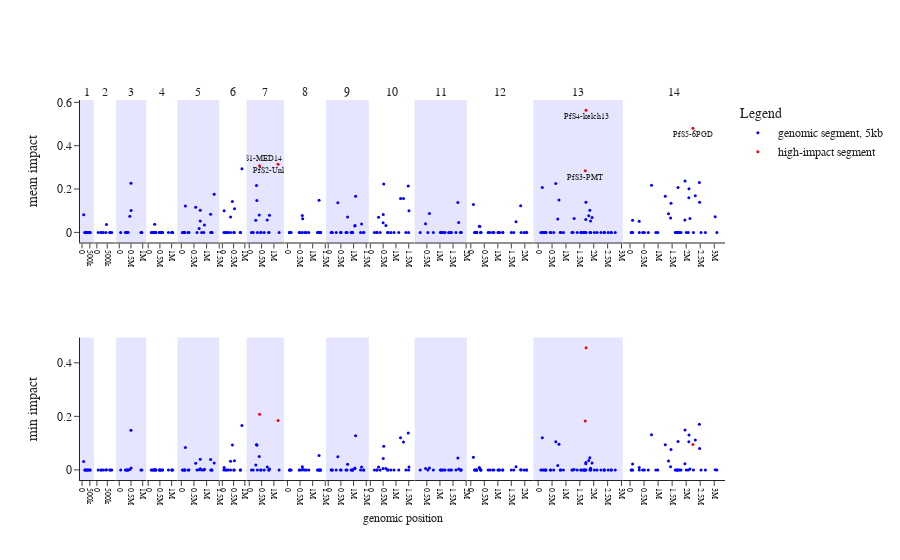

Notebook source saved alongside this figure:
### Code cell
def _get_text_position(label):
    if label == 'PfS1-MED14':
        return 'top center'
    if label == 'NgS1-purE':
        return 'top left'
    # if label == 'Unknown':
    #     return 'bottom left'
    return 'bottom center'

n_subplots = len(prediction_df['chr'].unique())

# calculate column widths
width_df = prediction_df.groupby('chr').agg({'position': ['max', 'min']})
width_df.columns = ['max_pos', 'min_pos']
width_df['total'] = width_df.max_pos - width_df.min_pos
width_df['frac'] = width_df['total'] / width_df['total'].sum()

#assign colors to markers
prediction_df['is_max'] = prediction_df.apply(
    lambda x: x.mean_impact == prediction_df.loc[prediction_df.id == x.id].mean_impact.max(),
    axis=1,
)
prediction_df['marker_color'] = prediction_df.apply(
    lambda x: 'red' if (x.is_sig and x.is_max) else 'blue',
    axis=1,
)

#add text labels for sig ones
prediction_df['text_label'] = prediction_df.apply(
    lambda x: sig_map[x.id] if x.marker_color == 'red' else '',
    axis=1,
)
prediction_df['text_position'] = prediction_df.text_label.apply(_get_text_position)

fig = make_subplots(
    rows=2, cols=n_subplots,
    column_widths=width_df['frac'].to_list(),
    subplot_titles = [f"{x}" for x in prediction_df['chr'].unique()],
    x_title = 'genomic position',
    specs=[[{"secondary_y": False} for x in range(n_subplots)] for _ in range(2)],
    horizontal_spacing=0.0005,
    shared_yaxes=True,
)
for i, (chr, rows) in enumerate(prediction_df.groupby('chr')):
    sig = rows.loc[rows['is_sig'] & rows['is_max']]
    non_sig = rows.loc[~rows['is_sig']]
    
    fig.add_trace(
        go.Scatter(
            x=non_sig['position'],
            y=non_sig['mean_impact'],
            mode='markers',
            showlegend=False if i != 12 else True,
            name='genomic segment, 5kb',
            marker=dict(color='blue', size=3),
        ), row=1, col=i+1,
    )
    fig.add_trace(
        go.Scatter(
            x=sig['position'],
            y=sig['mean_impact'],
            mode='markers+text',
            name='high-impact segment',
            showlegend=False if i != 12 else True,
            text=list(sig.text_label.values),
            textposition=list(sig.text_position.values),
            textfont=dict(size=8),
            marker=dict(color='red', size=3),
        ), row=1, col=i+1,
    )
    fig.add_trace(
        go.Scatter(
            x=non_sig['position'],
            y=non_sig['min_impact'],
            mode='markers',
            name='variant',
            showlegend=False,
            marker=dict(color='blue', size=3),
        ), row=2, col=i+1,
    )
    fig.add_trace(
        go.Scatter(
            x=sig['position'],
            y=sig['min_impact'],
            mode='markers',
            showlegend=False,
            marker=dict(color='red', size=3),
        ), row=2, col=i+1,
    )

# hide y axis and fix x axis tick labels
for r in [1, 2]:
    for c in range(1, n_subplots+1):
        if c > 1:
            fig.update_yaxes(visible=False, row=r, col=c)
        fig.update_xaxes(tickmode='linear', tick0=500000, dtick=500000, tickfont=dict(
            size=8, 
        ), tickangle=90, row=r, col=c)

# draws the blue baclground
fig.update_layout(shapes=[
    dict(
        type="rect", 
        xref=f"x{'' if j == 1 else j} domain", 
        yref=f"y{'' if j == 1 else j} domain",
        x0=0, y0=0, x1=1, y1=1,
        fillcolor="blue",
        opacity=0.1,
        layer="below",
        line_width=0,
    ) for j in range(1, (2 * n_subplots) + 1, 2)
])

fig.update_yaxes(title='mean impact', row=1, col=1)
fig.update_yaxes(title='min impact', row=2, col=1)
fig.update_layout(template='simple_white', legend_title_text='Legend', font_family='Arial')
fig.update_annotations(font_size=12)

### Figure 1 — Plotly figure (JSON) as saved in the notebook; plotly's stock layout.template omitted (floating-point values rounded to 4 significant figures)
{"data": [{"marker": {"color": "blue", "size": 3}, "mode": "markers", "name": "genomic segment, 5kb", "showlegend": false, "type": "scatter", "x": [105000, 180000, 195000, 280000, 315000, 360000, 420000, 510000, 520000], "xaxis": "x", "y": [0.0817, 0, 0, 0, 0, 0, 0, 0, 0], "yaxis": "y"}, {"marker": {"color": "red", "size": 3}, "mode": "markers+text", "name": "high-impact segment", "showlegend": false, "text": [], "textfont": {"size": 8}, "textposition": [], "type": "scatter", "x": [], "xaxis": "x", "y": [], "yaxis": "y"}, {"marker": {"color": "blue", "size": 3}, "mode": "markers", "name": "variant", "showlegend": false, "type": "scatter", "x": [105000, 180000, 195000, 280000, 315000, 360000, 420000, 510000, 520000], "xaxis": "x15", "y": [0.03114, 0, 0, 0, 0, 0, 0, 0, 0], "yaxis": "y15"}, {"marker": {"color": "red", "size": 3}, "mode": "markers", "showlegend": false, "type": "scatter", "x": [], "xaxis": "x15", "y": [], "yaxis": "y15"}, {"marker": {"color": "blue", "size": 3}, "mode": "markers", "name": "genomic segment, 5kb", "showlegend": false, "type": "scatter", "x": [65000, 195000, 210000, 310000, 435000, 460000, 615000, 660000, 715000], "xaxis": "x2", "y": [0, 0, 0, 0, 0, 0.03596, 0, 0, 0], "yaxis": "y2"}, {"marker": {"color": "red", "size": 3}, "mode": "markers+text", "name": "high-impact segment", "showlegend": false, "text": [], "textfont": {"size": 8}, "textposition": [], "type": "scatter", "x": [], "xaxis": "x2", "y": [], "yaxis": "y2"}, {"marker": {"color": "blue", "size": 3}, "mode": "markers", "name": "variant", "showlegend": false, "type": "scatter", "x": [65000, 195000, 210000, 310000, 435000, 460000, 615000, 660000, 715000], "xaxis": "x16", "y": [0, 0, 0, 0, 0, 0.0006705, 0, 0, 0], "yaxis": "y16"}, {"marker": {"color": "red", "size": 3}, "mode": "markers", "showlegend": false, "type": "scatter", "x": [], "xaxis": "x16", "y": [], "yaxis": "y16"}, {"marker": {"color": "blue", "size": 3}, "mode": "markers", "name": "genomic segment, 5kb", "showlegend": false, "type": "scatter", "x": [60000, 260000, 310000, 330000, 360000, 375000, 450000, 500000, 505000, 925000, 965000], "xaxis": "x3", "y": [0, 0, 0, 0, 0, 0, 0.07468, 0.2271, 0.101, 0, 0], "yaxis": "y3"}, {"marker": {"color": "red", "size": 3}, "mode": "markers+text", "name": "high-impact segment", "showlegend": false, "text": [], "textfont": {"size": 8}, "textposition": [], "type": "scatter", "x": [], "xaxis": "x3", "y": [], "yaxis": "y3"}, {"marker": {"color": "blue", "size": 3}, "mode": "markers", "name": "variant", "showlegend": false, "type": "scatter", "x": [60000, 260000, 310000, 330000, 360000, 375000, 450000, 500000, 505000, 925000, 965000], "xaxis": "x17", "y": [0, 0, 0, 0, 0, 0, 0.001593, 0.1485, 0.007404, 0, 0], "yaxis": "y17"}, {"marker": {"color": "red", "size": 3}, "mode": "markers", "showlegend": false, "type": "scatter", "x": [], "xaxis": "x17", "y": [], "yaxis": "y17"}, {"marker": {"color": "blue", "size": 3}, "mode": "markers", "name": "genomic segment, 5kb", "showlegend": false, "type": "scatter", "x": [130000, 170000, 210000, 260000, 280000, 285000, 325000, 330000, 475000, 500000, 505000, 530000, 605000, 615000, 865000, 1000000, 1030000, 1040000], "xaxis": "x4", "y": [0, 0, 0, 0, 0.03795, 0, 0, 0, 0, 0, 0, 0, 0, 0, 0, 0, 0, 0], "yaxis": "y4"}, {"marker": {"color": "red", "size": 3}, "mode": "markers+text", "name": "high-impact segment", "showlegend": false, "text": [], "textfont": {"size": 8}, "textposition": [], "type": "scatter", "x": [], "xaxis": "x4", "y": [], "yaxis": "y4"}, {"marker": {"color": "blue", "size": 3}, "mode": "markers", "name": "variant", "showlegend": false, "type": "scatter", "x": [130000, 170000, 210000, 260000, 280000, 285000, 325000, 330000, 475000, 500000, 505000, 530000, 605000, 615000, 865000, 1000000, 1030000, 1040000], "xaxis": "x18", "y": [0, 0, 0, 0, 0.001125, 0, 0, 0, 0, 0, 0, 0, 0, 0, 0, 0, 0, 0], "yaxis": "y18"}, {"marker": {"color": "red", "size": 3}, "mode": "markers", "showlegend": false, "type": "scatter", "x": [], "xaxis": "x18", "y": [], "yaxis": "y18"}, {"marker": {"color": "blue", "size": 3}, "mode": "markers", "name": "genomic segment, 5kb", "showlegend": false, "type": "scatter", "x": [45000, 60000, 125000, 130000, 140000, 160000, 265000, 300000, 570000, 620000, 705000, 750000, 750000, 805000, 890000, 915000, 1160000, 1165000, 1200000, 1215000, 1300000], "xaxis": "x5", "y": [0, 0, 0, 0, 0, 0.1213, 0, 0, 0.1164, 0, 0.01815, 0.05207, 0.1025, 0, 0, 0.03346, 0.08338, 0, 0, 0, 0.1761], "yaxis": "y5"}, {"marker": {"color": "red", "size": 3}, "mode": "markers+text", "name": "high-impact segment", "showlegend": false, "text": [], "textfont": {"size": 8}, "textposition": [], "type": "scatter", "x": [], "xaxis": "x5", "y": [], "yaxis": "y5"}, {"marker": {"color": "blue", "size": 3}, "mode": "markers", "name": "variant", "showlegend": false, "type": "scatter", "x": [45000, 60000, 125000, 130000, 140000, 160000, 265000, 300000, 570000, 620000, 705000, 750000, 750000, 805000, 890000, 915000, 1160000, 1165000, 1200000, 1215000, 1300000], "xaxis": "x19", "y": [0, 0, 0, 0, 0, 0.08401, 0, 0, 0.02432, 0, 0.0007874, 0.00384, 0.03953, 0, 0, 0.002146, 0.03909, 0, 0, 0, 0.02587], "yaxis": "y19"}, {"marker": {"color": "red", "size": 3}, "mode": "markers", "showlegend": false, "type": "scatter", "x": [], "xaxis": "x19", "y": [], "yaxis": "y19"}, {"marker": {"color": "blue", "size": 3}, "mode": "markers", "name": "genomic segment, 5kb", "showlegend": false, "type": "scatter", "x": [70000, 80000, 150000, 185000, 260000, 365000, 365000, 445000, 505000, 530000, 540000, 795000, 805000, 870000], "xaxis": "x6", "y": [0, 0.09978, 0, 0, 0, 0.07087, 0, 0.1425, 0, 0, 0.1086, 0, 0, 0.2941], "yaxis": "y6"}, {"marker": {"color": "red", "size": 3}, "mode": "markers+text", "name": "high-impact segment", "showlegend": false, "text": [], "textfont": {"size": 8}, "textposition": [], "type": "scatter", "x": [], "xaxis": "x6", "y": [], "yaxis": "y6"}, {"marker": {"color": "blue", "size": 3}, "mode": "markers", "name": "variant", "showlegend": false, "type": "scatter", "x": [70000, 80000, 150000, 185000, 260000, 365000, 365000, 445000, 505000, 530000, 540000, 795000, 805000, 870000], "xaxis": "x20", "y": [0, 0.009298, 0, 0, 0, 0.03215, 0, 0.09339, 0, 0, 0.03441, 0, 0, 0.1658], "yaxis": "y20"}, {"marker": {"color": "red", "size": 3}, "mode": "markers", "showlegend": false, "type": "scatter", "x": [], "xaxis": "x20", "y": [], "yaxis": "y20"}, {"marker": {"color": "blue", "size": 3}, "mode": "markers", "name": "genomic segment, 5kb", "showlegend": false, "type": "scatter", "x": [90000, 160000, 265000, 295000, 310000, 330000, 405000, 460000, 480000, 605000, 730000, 795000, 795000, 820000, 1210000], "xaxis": "x7", "y": [0, 0, 0.05588, 0.2166, 0.1477, 0, 0.08048, 0, 0, 0, 0.05745, 0, 0, 0.07938, 0], "yaxis": "y7"}, {"marker": {"color": "red", "size": 3}, "mode": "markers+text", "name": "high-impact segment", "showlegend": false, "text": ["PfS1-MED14", "PfS2-Unknown"], "textfont": {"size": 8}, "textposition": ["top center", "bottom center"], "type": "scatter", "x": [420000, 1170000], "xaxis": "x7", "y": [0.3081, 0.3142], "yaxis": "y7"}, {"marker": {"color": "blue", "size": 3}, "mode": "markers", "name": "variant", "showlegend": false, "type": "scatter", "x": [90000, 160000, 265000, 295000, 310000, 330000, 405000, 460000, 480000, 605000, 730000, 795000, 795000, 820000, 1210000], "xaxis": "x21", "y": [0, 0, 0.01827, 0.09486, 0.09243, 0, 0.04976, 0, 0, 0, 0.01035, 0, 0, 0.002949, 0], "yaxis": "y21"}, {"marker": {"color": "red", "size": 3}, "mode": "markers", "showlegend": false, "type": "scatter", "x": [420000, 1170000], "xaxis": "x21", "y": [0.2077, 0.1841], "yaxis": "y21"}, {"marker": {"color": "blue", "size": 3}, "mode": "markers", "name": "genomic segment, 5kb", "showlegend": false, "type": "scatter", "x": [75000, 90000, 100000, 145000, 465000, 485000, 585000, 590000, 605000, 685000, 750000, 845000, 1190000, 1225000, 1255000, 1260000, 1280000, 1310000, 1315000], "xaxis": "x8", "y": [0, 0, 0, 0, 0, 0, 0, 0.078, 0.06241, 0, 0, 0, 0, 0, 0.1484, 0, 0, 0, 0], "yaxis": "y8"}, {"marker": {"color": "red", "size": 3}, "mode": "markers+text", "name": "high-impact segment", "showlegend": false, "text": [], "textfont": {"size": 8}, "textposition": [], "type": "scatter", "x": [], "xaxis": "x8", "y": [], "yaxis": "y8"}, {"marker": {"color": "blue", "size": 3}, "mode": "markers", "name": "variant", "showlegend": false, "type": "scatter", "x": [75000, 90000, 100000, 145000, 465000, 485000, 585000, 590000, 605000, 685000, 750000, 845000, 1190000, 1225000, 1255000, 1260000, 1280000, 1310000, 1315000], "xaxis": "x22", "y": [0, 0, 0, 0, 0, 0, 0, 0.01176, 0.002185, 0, 0, 0, 0, 0, 0.05369, 0, 0, 0, 0], "yaxis": "y22"}, {"marker": {"color": "red", "size": 3}, "mode": "markers", "showlegend": false, "type": "scatter", "x": [], "xaxis": "x22", "y": [], "yaxis": "y22"}, {"marker": {"color": "blue", "size": 3}, "mode": "markers", "name": "genomic segment, 5kb", "showlegend": false, "type": "scatter", "x": [115000, 150000, 160000, 315000, 380000, 485000, 510000, 700000, 740000, 765000, 900000, 955000, 955000, 955000, 1050000, 1055000, 1080000, 1275000, 1315000, 1395000, 1400000], "xaxis": "x9", "y": [0, 0, 0, 0, 0.1367, 0, 0, 0, 0, 0.07131, 0, 0, 0, 0, 0.02909, 0.03184, 0.1668, 0, 0.03822, 0, 0], "yaxis": "y9"}, {"marker": {"color": "red", "size": 3}, "mode": "markers+text", "name": "high-impact segment", "showlegend": false, "text": [], "textfont": {"size": 8}, "textposition": [], "type": "scatter", "x": [], "xaxis": "x9", "y": [], "yaxis": "y9"}, {"marker": {"color": "blue", "size": 3}, "mode": "markers", "name": "variant", "showlegend": false, "type": "scatter", "x": [115000, 150000, 160000, 315000, 380000, 485000, 510000, 700000, 740000, 765000, 900000, 955000, 955000, 955000, 1050000, 1055000, 1080000, 1275000, 1315000, 1395000, 1400000], "xaxis": "x23", "y": [0, 0, 0, 0, 0.04948, 0, 0, 0, 0, 0.02057, 0, 0, 0, 0, 0.007102, 0.004454, 0.1279, 0, 0.01051, 0, 0], "yaxis": "y23"}, {"marker": {"color": "red", "size": 3}, "mode": "markers", "showlegend": false, "type": "scatter", "x": [], "xaxis": "x23", "y": [], "yaxis": "y23"}, {"marker": {"color": "blue", "size": 3}, "mode": "markers", "name": "genomic segment, 5kb", "showlegend": false, "type": "scatter", "x": [160000, 250000, 265000, 320000, 385000, 500000, 505000, 525000, 610000, 670000, 695000, 800000, 925000, 1110000, 1180000, 1295000, 1390000, 1480000, 1495000, 1510000], "xaxis": "x10", "y": [0, 0, 0, 0.06962, 0, 0.04421, 0.08216, 0.2236, 0.03182, 0, 0, 0, 0, 0, 0.1568, 0.1561, 0, 0.2143, 0, 0.1003], "yaxis": "y10"}, {"marker": {"color": "red", "size": 3}, "mode": "markers+text", "name": "high-impact segment", "showlegend": false, "text": [], "textfont": {"size": 8}, "textposition": [], "type": "scatter", "x": [], "xaxis": "x10", "y": [], "yaxis": "y10"}, {"marker": {"color": "blue", "size": 3}, "mode": "markers", "name": "variant", "showlegend": false, "type": "scatter", "x": [160000, 250000, 265000, 320000, 385000, 500000, 505000, 525000, 610000, 670000, 695000, 800000, 925000, 1110000, 1180000, 1295000, 1390000, 1480000, 1495000, 1510000], "xaxis": "x24", "y": [0, 0, 0, 0.01101, 0, 0.005029, 0.04209, 0.08783, 0.004976, 0, 0, 0, 0, 0, 0.1204, 0.1045, 0, 0.1382, 0, 0.01045], "yaxis": "y24"}, {"marker": {"color": "red", "size": 3}, "mode": "markers", "showlegend": false, "type": "scatter", "x": [], "xaxis": "x24", "y": [], "yaxis": "y24"}, {"marker": {"color": "blue", "size": 3}, "mode": "markers", "name": "genomic segment, 5kb", "showlegend": false, "type": "scatter", "x": [245000, 450000, 540000, 600000, 750000, 1015000, 1045000, 1075000, 1135000, 1195000, 1335000, 1390000, 1440000, 1610000, 1685000, 1715000, 1785000, 1800000, 1810000], "xaxis": "x11", "y": [0, 0.03949, 0, 0.08762, 0, 0, 0, 0, 0, 0, 0, 0, 0, 0, 0.1381, 0.04598, 0, 0, 0], "yaxis": "y11"}, {"marker": {"color": "red", "size": 3}, "mode": "markers+text", "name": "high-impact segment", "showlegend": false, "text": [], "textfont": {"size": 8}, "textposition": [], "type": "scatter", "x": [], "xaxis": "x11", "y": [], "yaxis": "y11"}, {"marker": {"color": "blue", "size": 3}, "mode": "markers", "name": "variant", "showlegend": false, "type": "scatter", "x": [245000, 450000, 540000, 600000, 750000, 1015000, 1045000, 1075000, 1135000, 1195000, 1335000, 1390000, 1440000, 1610000, 1685000, 1715000, 1785000, 1800000, 1810000], "xaxis": "x25", "y": [0, 0.005042, 0, 0.007469, 0, 0, 0, 0, 0, 0, 0, 0, 0, 0, 0.04453, 0.003328, 0, 0, 0], "yaxis": "y25"}, {"marker": {"color": "red", "size": 3}, "mode": "markers", "showlegend": false, "type": "scatter", "x": [], "xaxis": "x25", "y": [], "yaxis": "y25"}, {"marker": {"color": "blue", "size": 3}, "mode": "markers", "name": "genomic segment, 5kb", "showlegend": false, "type": "scatter", "x": [95000, 140000, 150000, 200000, 210000, 210000, 220000, 315000, 335000, 365000, 370000, 375000, 640000, 700000, 805000, 855000, 1005000, 1035000, 1065000, 1180000, 1185000, 1500000, 1590000, 1675000, 1845000, 1860000, 1970000, 2055000, 2070000], "xaxis": "x12", "y": [0.1281, 0, 0, 0, 0, 0, 0, 0.02815, 0.02765, 0, 0, 0, 0, 0, 0, 0, 0, 0, 0, 0, 0, 0, 0, 0.04953, 0.1234, 0, 0, 0, 0], "yaxis": "y12"}, {"marker": {"color": "red", "size": 3}, "mode": "markers+text", "name": "high-impact segment", "showlegend": false, "text": [], "textfont": {"size": 8}, "textposition": [], "type": "scatter", "x": [], "xaxis": "x12", "y": [], "yaxis": "y12"}, {"marker": {"color": "blue", "size": 3}, "mode": "markers", "name": "variant", "showlegend": false, "type": "scatter", "x": [95000, 140000, 150000, 200000, 210000, 210000, 220000, 315000, 335000, 365000, 370000, 375000, 640000, 700000, 805000, 855000, 1005000, 1035000, 1065000, 1180000, 1185000, 1500000, 1590000, 1675000, 1845000, 1860000, 1970000, 2055000, 2070000], "xaxis": "x26", "y": [0.0476, 0, 0, 0, 0, 0, 0, 0.009257, 0.00387, 0, 0, 0, 0, 0, 0, 0, 0, 0, 0, 0, 0, 0, 0, 0.01154, 0.0008969, 0, 0, 0, 0], "yaxis": "y26"}, {"marker": {"color": "red", "size": 3}, "mode": "markers", "showlegend": false, "type": "scatter", "x": [], "xaxis": "x26", "y": [], "yaxis": "y26"}, {"marker": {"color": "blue", "size": 3}, "mode": "markers", "name": "genomic segment, 5kb", "showlegend": true, "type": "scatter", "x": [95000, 150000, 155000, 200000, 255000, 265000, 285000, 440000, 445000, 560000, 635000, 705000, 750000, 795000, 810000, 910000, 1215000, 1255000, 1295000, 1405000, 1530000, 1565000, 1630000, 1650000, 1680000, 1685000, 1715000, 1720000, 1720000, 1820000, 1860000, 1865000, 1885000, 1895000, 1940000, 2025000, 2120000, 2260000, 2375000, 2375000, 2380000, 2520000, 2620000, 2640000, 2775000], "xaxis": "x13", "y": [0, 0.2074, 0, 0, 0, 0, 0, 0, 0, 0, 0.2255, 0.06164, 0.1499, 0, 0, 0, 0, 0, 0.06453, 0, 0, 0, 0, 0, 0, 0, 0.05983, 0.1396, 0, 0.07678, 0.1017, 0, 0.05277, 0, 0.06861, 0, 0, 0, 0, 0, 0, 0, 0, 0, 0], "yaxis": "y13"}, {"marker": {"color": "red", "size": 3}, "mode": "markers+text", "name": "high-impact segment", "showlegend": true, "text": ["PfS3-PMT", "PfS4-kelch13"], "textfont": {"size": 8}, "textposition": ["bottom center", "bottom center"], "type": "scatter", "x": [1695000, 1725000], "xaxis": "x13", "y": [0.2845, 0.5642], "yaxis": "y13"}, {"marker": {"color": "blue", "size": 3}, "mode": "markers", "name": "variant", "showlegend": false, "type": "scatter", "x": [95000, 150000, 155000, 200000, 255000, 265000, 285000, 440000, 445000, 560000, 635000, 705000, 750000, 795000, 810000, 910000, 1215000, 1255000, 1295000, 1405000, 1530000, 1565000, 1630000, 1650000, 1680000, 1685000, 1715000, 1720000, 1720000, 1820000, 1860000, 1865000, 1885000, 1895000, 1940000, 2025000, 2120000, 2260000, 2375000, 2375000, 2380000, 2520000, 2620000, 2640000, 2775000], "xaxis": "x27", "y": [0, 0.12, 0, 0, 0, 0, 0, 0, 0, 0, 0.1053, 0.01625, 0.09569, 0, 0, 0, 0, 0, 0.001541, 0, 0, 0, 0, 0, 0, 0, 0.02278, 0.02754, 0, 0.03486, 0.04502, 0, 0.005966, 0, 0.02565, 0, 0, 0, 0, 0, 0, 0, 0, 0, 0], "yaxis": "y27"}, {"marker": {"color": "red", "size": 3}, "mode": "markers", "showlegend": false, "type": "scatter", "x": [1695000, 1725000], "xaxis": "x27", "y": [0.1825, 0.4568], "yaxis": "y27"}, {"marker": {"color": "blue", "size": 3}, "mode": "markers", "name": "genomic segment, 5kb", "showlegend": false, "type": "scatter", "x": [40000, 65000, 90000, 95000, 325000, 330000, 450000, 510000, 650000, 765000, 920000, 990000, 1255000, 1370000, 1445000, 1460000, 1610000, 1655000, 1655000, 1695000, 1710000, 1725000, 1770000, 1815000, 1955000, 1960000, 2005000, 2075000, 2095000, 2100000, 2135000, 2260000, 2325000, 2470000, 2480000, 2530000, 2685000, 3035000, 3095000], "xaxis": "x14", "y": [0, 0, 0.05609, 0, 0.05078, 0, 0, 0, 0, 0.217, 0, 0, 0.1664, 0.08589, 0.06609, 0.1347, 0, 0, 0, 0, 0.2071, 0, 0, 0, 0.05716, 0.2374, 0, 0, 0.1593, 0.2008, 0.06418, 0, 0.1691, 0.2297, 0.1389, 0, 0, 0.07241, 0], "yaxis": "y14"}, {"marker": {"color": "red", "size": 3}, "mode": "markers+text", "name": "high-impact segment", "showlegend": false, "text": ["PfS5-6PGD"], "textfont": {"size": 8}, "textposition": ["bottom center"], "type": "scatter", "x": [2240000], "xaxis": "x14", "y": [0.4806], "yaxis": "y14"}, {"marker": {"color": "blue", "size": 3}, "mode": "markers", "name": "variant", "showlegend": false, "type": "scatter", "x": [40000, 65000, 90000, 95000, 325000, 330000, 450000, 510000, 650000, 765000, 920000, 990000, 1255000, 1370000, 1445000, 1460000, 1610000, 1655000, 1655000, 1695000, 1710000, 1725000, 1770000, 1815000, 1955000, 1960000, 2005000, 2075000, 2095000, 2100000, 2135000, 2260000, 2325000, 2470000, 2480000, 2530000, 2685000, 3035000, 3095000], "xaxis": "x28", "y": [0, 0, 0.02215, 0, 0.008569, 0, 0, 0, 0, 0.1315, 0, 0, 0.09412, 0.03315, 0.01142, 0.07593, 0, 0, 0, 0, 0.1056, 0, 0, 0, 0.02272, 0.149, 0, 0, 0.105, 0.1301, 0.003627, 0, 0.1114, 0.1702, 0.07952, 0, 0, 0.0006525, 0], "yaxis": "y28"}, {"marker": {"color": "red", "size": 3}, "mode": "markers", "showlegend": false, "type": "scatter", "x": [2240000], "xaxis": "x28", "y": [0.09451], "yaxis": "y28"}], "layout": {"annotations": [{"font": {"size": 12}, "showarrow": false, "text": "1", "x": 0.01073, "xanchor": "center", "xref": "paper", "y": 1, "yanchor": "bottom", "yref": "paper"}, {"font": {"size": 12}, "showarrow": false, "text": "2", "x": 0.03878, "xanchor": "center", "xref": "paper", "y": 1, "yanchor": "bottom", "yref": "paper"}, {"font": {"size": 12}, "showarrow": false, "text": "3", "x": 0.0795, "xanchor": "center", "xref": "paper", "y": 1, "yanchor": "bottom", "yref": "paper"}, {"font": {"size": 12}, "showarrow": false, "text": "4", "x": 0.1269, "xanchor": "center", "xref": "paper", "y": 1, "yanchor": "bottom", "yref": "paper"}, {"font": {"size": 12}, "showarrow": false, "text": "5", "x": 0.1834, "xanchor": "center", "xref": "paper", "y": 1, "yanchor": "bottom", "yref": "paper"}, {"font": {"size": 12}, "showarrow": false, "text": "6", "x": 0.2371, "xanchor": "center", "xref": "paper", "y": 1, "yanchor": "bottom", "yref": "paper"}, {"font": {"size": 12}, "showarrow": false, "text": "7", "x": 0.2873, "xanchor": "center", "xref": "paper", "y": 1, "yanchor": "bottom", "yref": "paper"}, {"font": {"size": 12}, "showarrow": false, "text": "8", "x": 0.3488, "xanchor": "center", "xref": "paper", "y": 1, "yanchor": "bottom", "yref": "paper"}, {"font": {"size": 12}, "showarrow": false, "text": "9", "x": 0.4146, "xanchor": "center", "xref": "paper", "y": 1, "yanchor": "bottom", "yref": "paper"}, {"font": {"size": 12}, "showarrow": false, "text": "10", "x": 0.4833, "xanchor": "center", "xref": "paper", "y": 1, "yanchor": "bottom", "yref": "paper"}, {"font": {"size": 12}, "showarrow": false, "text": "11", "x": 0.5592, "xanchor": "center", "xref": "paper", "y": 1, "yanchor": "bottom", "yref": "paper"}, {"font": {"size": 12}, "showarrow": false, "text": "12", "x": 0.6512, "xanchor": "center", "xref": "paper", "y": 1, "yanchor": "bottom", "yref": "paper"}, {"font": {"size": 12}, "showarrow": false, "text": "13", "x": 0.7721, "xanchor": "center", "xref": "paper", "y": 1, "yanchor": "bottom", "yref": "paper"}, {"font": {"size": 12}, "showarrow": false, "text": "14", "x": 0.921, "xanchor": "center", "xref": "paper", "y": 1, "yanchor": "bottom", "yref": "paper"}, {"font": {"size": 12}, "showarrow": false, "text": "genomic position", "x": 0.5, "xanchor": "center", "xref": "paper", "y": 0, "yanchor": "top", "yref": "paper", "yshift": -30}], "font": {"family": "Arial"}, "legend": {"title": {"text": "Legend"}}, "shapes": [{"fillcolor": "blue", "layer": "below", "line": {"width": 0}, "opacity": 0.1, "type": "rect", "x0": 0, "x1": 1, "xref": "x domain", "y0": 0, "y1": 1, "yref": "y domain"}, {"fillcolor": "blue", "layer": "below", "line": {"width": 0}, "opacity": 0.1, "type": "rect", "x0": 0, "x1": 1, "xref": "x3 domain", "y0": 0, "y1": 1, "yref": "y3 domain"}, {"fillcolor": "blue", "layer": "below", "line": {"width": 0}, "opacity": 0.1, "type": "rect", "x0": 0, "x1": 1, "xref": "x5 domain", "y0": 0, "y1": 1, "yref": "y5 domain"}, {"fillcolor": "blue", "layer": "below", "line": {"width": 0}, "opacity": 0.1, "type": "rect", "x0": 0, "x1": 1, "xref": "x7 domain", "y0": 0, "y1": 1, "yref": "y7 domain"}, {"fillcolor": "blue", "layer": "below", "line": {"width": 0}, "opacity": 0.1, "type": "rect", "x0": 0, "x1": 1, "xref": "x9 domain", "y0": 0, "y1": 1, "yref": "y9 domain"}, {"fillcolor": "blue", "layer": "below", "line": {"width": 0}, "opacity": 0.1, "type": "rect", "x0": 0, "x1": 1, "xref": "x11 domain", "y0": 0, "y1": 1, "yref": "y11 domain"}, {"fillcolor": "blue", "layer": "below", "line": {"width": 0}, "opacity": 0.1, "type": "rect", "x0": 0, "x1": 1, "xref": "x13 domain", "y0": 0, "y1": 1, "yref": "y13 domain"}, {"fillcolor": "blue", "layer": "below", "line": {"width": 0}, "opacity": 0.1, "type": "rect", "x0": 0, "x1": 1, "xref": "x15 domain", "y0": 0, "y1": 1, "yref": "y15 domain"}, {"fillcolor": "blue", "layer": "below", "line": {"width": 0}, "opacity": 0.1, "type": "rect", "x0": 0, "x1": 1, "xref": "x17 domain", "y0": 0, "y1": 1, "yref": "y17 domain"}, {"fillcolor": "blue", "layer": "below", "line": {"width": 0}, "opacity": 0.1, "type": "rect", "x0": 0, "x1": 1, "xref": "x19 domain", "y0": 0, "y1": 1, "yref": "y19 domain"}, {"fillcolor": "blue", "layer": "below", "line": {"width": 0}, "opacity": 0.1, "type": "rect", "x0": 0, "x1": 1, "xref": "x21 domain", "y0": 0, "y1": 1, "yref": "y21 domain"}, {"fillcolor": "blue", "layer": "below", "line": {"width": 0}, "opacity": 0.1, "type": "rect", "x0": 0, "x1": 1, "xref": "x23 domain", "y0": 0, "y1": 1, "yref": "y23 domain"}, {"fillcolor": "blue", "layer": "below", "line": {"width": 0}, "opacity": 0.1, "type": "rect", "x0": 0, "x1": 1, "xref": "x25 domain", "y0": 0, "y1": 1, "yref": "y25 domain"}, {"fillcolor": "blue", "layer": "below", "line": {"width": 0}, "opacity": 0.1, "type": "rect", "x0": 0, "x1": 1, "xref": "x27 domain", "y0": 0, "y1": 1, "yref": "y27 domain"}], "xaxis": {"anchor": "y", "domain": [0, 0.02147], "dtick": 500000, "tick0": 500000, "tickangle": 90, "tickfont": {"size": 8}, "tickmode": "linear"}, "xaxis10": {"anchor": "y10", "domain": [0.4484, 0.5182], "dtick": 500000, "tick0": 500000, "tickangle": 90, "tickfont": {"size": 8}, "tickmode": "linear"}, "xaxis11": {"anchor": "y11", "domain": [0.5187, 0.5997], "dtick": 500000, "tick0": 500000, "tickangle": 90, "tickfont": {"size": 8}, "tickmode": "linear"}, "xaxis12": {"anchor": "y12", "domain": [0.6002, 0.7023], "dtick": 500000, "tick0": 500000, "tickangle": 90, "tickfont": {"size": 8}, "tickmode": "linear"}, "xaxis13": {"anchor": "y13", "domain": [0.7028, 0.8415], "dtick": 500000, "tick0": 500000, "tickangle": 90, "tickfont": {"size": 8}, "tickmode": "linear"}, "xaxis14": {"anchor": "y14", "domain": [0.842, 1], "dtick": 500000, "tick0": 500000, "tickangle": 90, "tickfont": {"size": 8}, "tickmode": "linear"}, "xaxis15": {"anchor": "y15", "domain": [0, 0.02147], "dtick": 500000, "tick0": 500000, "tickangle": 90, "tickfont": {"size": 8}, "tickmode": "linear"}, "xaxis16": {"anchor": "y16", "domain": [0.02197, 0.05559], "dtick": 500000, "tick0": 500000, "tickangle": 90, "tickfont": {"size": 8}, "tickmode": "linear"}, "xaxis17": {"anchor": "y17", "domain": [0.05609, 0.1029], "dtick": 500000, "tick0": 500000, "tickangle": 90, "tickfont": {"size": 8}, "tickmode": "linear"}, "xaxis18": {"anchor": "y18", "domain": [0.1034, 0.1505], "dtick": 500000, "tick0": 500000, "tickangle": 90, "tickfont": {"size": 8}, "tickmode": "linear"}, "xaxis19": {"anchor": "y19", "domain": [0.151, 0.2159], "dtick": 500000, "tick0": 500000, "tickangle": 90, "tickfont": {"size": 8}, "tickmode": "linear"}, "xaxis2": {"anchor": "y2", "domain": [0.02197, 0.05559], "dtick": 500000, "tick0": 500000, "tickangle": 90, "tickfont": {"size": 8}, "tickmode": "linear"}, "xaxis20": {"anchor": "y20", "domain": [0.2164, 0.2578], "dtick": 500000, "tick0": 500000, "tickangle": 90, "tickfont": {"size": 8}, "tickmode": "linear"}, "xaxis21": {"anchor": "y21", "domain": [0.2583, 0.3162], "dtick": 500000, "tick0": 500000, "tickangle": 90, "tickfont": {"size": 8}, "tickmode": "linear"}, "xaxis22": {"anchor": "y22", "domain": [0.3167, 0.3809], "dtick": 500000, "tick0": 500000, "tickangle": 90, "tickfont": {"size": 8}, "tickmode": "linear"}, "xaxis23": {"anchor": "y23", "domain": [0.3814, 0.4479], "dtick": 500000, "tick0": 500000, "tickangle": 90, "tickfont": {"size": 8}, "tickmode": "linear"}, "xaxis24": {"anchor": "y24", "domain": [0.4484, 0.5182], "dtick": 500000, "tick0": 500000, "tickangle": 90, "tickfont": {"size": 8}, "tickmode": "linear"}, "xaxis25": {"anchor": "y25", "domain": [0.5187, 0.5997], "dtick": 500000, "tick0": 500000, "tickangle": 90, "tickfont": {"size": 8}, "tickmode": "linear"}, "xaxis26": {"anchor": "y26", "domain": [0.6002, 0.7023], "dtick": 500000, "tick0": 500000, "tickangle": 90, "tickfont": {"size": 8}, "tickmode": "linear"}, "xaxis27": {"anchor": "y27", "domain": [0.7028, 0.8415], "dtick": 500000, "tick0": 500000, "tickangle": 90, "tickfont": {"size": 8}, "tickmode": "linear"}, "xaxis28": {"anchor": "y28", "domain": [0.842, 1], "dtick": 500000, "tick0": 500000, "tickangle": 90, "tickfont": {"size": 8}, "tickmode": "linear"}, "xaxis3": {"anchor": "y3", "domain": [0.05609, 0.1029], "dtick": 500000, "tick0": 500000, "tickangle": 90, "tickfont": {"size": 8}, "tickmode": "linear"}, "xaxis4": {"anchor": "y4", "domain": [0.1034, 0.1505], "dtick": 500000, "tick0": 500000, "tickangle": 90, "tickfont": {"size": 8}, "tickmode": "linear"}, "xaxis5": {"anchor": "y5", "domain": [0.151, 0.2159], "dtick": 500000, "tick0": 500000, "tickangle": 90, "tickfont": {"size": 8}, "tickmode": "linear"}, "xaxis6": {"anchor": "y6", "domain": [0.2164, 0.2578], "dtick": 500000, "tick0": 500000, "tickangle": 90, "tickfont": {"size": 8}, "tickmode": "linear"}, "xaxis7": {"anchor": "y7", "domain": [0.2583, 0.3162], "dtick": 500000, "tick0": 500000, "tickangle": 90, "tickfont": {"size": 8}, "tickmode": "linear"}, "xaxis8": {"anchor": "y8", "domain": [0.3167, 0.3809], "dtick": 500000, "tick0": 500000, "tickangle": 90, "tickfont": {"size": 8}, "tickmode": "linear"}, "xaxis9": {"anchor": "y9", "domain": [0.3814, 0.4479], "dtick": 500000, "tick0": 500000, "tickangle": 90, "tickfont": {"size": 8}, "tickmode": "linear"}, "yaxis": {"anchor": "x", "domain": [0.625, 1], "title": {"text": "mean impact"}}, "yaxis10": {"anchor": "x10", "domain": [0.625, 1], "matches": "y", "showticklabels": false, "visible": false}, "yaxis11": {"anchor": "x11", "domain": [0.625, 1], "matches": "y", "showticklabels": false, "visible": false}, "yaxis12": {"anchor": "x12", "domain": [0.625, 1], "matches": "y", "showticklabels": false, "visible": false}, "yaxis13": {"anchor": "x13", "domain": [0.625, 1], "matches": "y", "showticklabels": false, "visible": false}, "yaxis14": {"anchor": "x14", "domain": [0.625, 1], "matches": "y", "showticklabels": false, "visible": false}, "yaxis15": {"anchor": "x15", "domain": [0, 0.375], "title": {"text": "min impact"}}, "yaxis16": {"anchor": "x16", "domain": [0, 0.375], "matches": "y15", "showticklabels": false, "visible": false}, "yaxis17": {"anchor": "x17", "domain": [0, 0.375], "matches": "y15", "showticklabels": false, "visible": false}, "yaxis18": {"anchor": "x18", "domain": [0, 0.375], "matches": "y15", "showticklabels": false, "visible": false}, "yaxis19": {"anchor": "x19", "domain": [0, 0.375], "matches": "y15", "showticklabels": false, "visible": false}, "yaxis2": {"anchor": "x2", "domain": [0.625, 1], "matches": "y", "showticklabels": false, "visible": false}, "yaxis20": {"anchor": "x20", "domain": [0, 0.375], "matches": "y15", "showticklabels": false, "visible": false}, "yaxis21": {"anchor": "x21", "domain": [0, 0.375], "matches": "y15", "showticklabels": false, "visible": false}, "yaxis22": {"anchor": "x22", "domain": [0, 0.375], "matches": "y15", "showticklabels": false, "visible": false}, "yaxis23": {"anchor": "x23", "domain": [0, 0.375], "matches": "y15", "showticklabels": false, "visible": false}, "yaxis24": {"anchor": "x24", "domain": [0, 0.375], "matches": "y15", "showticklabels": false, "visible": false}, "yaxis25": {"anchor": "x25", "domain": [0, 0.375], "matches": "y15", "showticklabels": false, "visible": false}, "yaxis26": {"anchor": "x26", "domain": [0, 0.375], "matches": "y15", "showticklabels": false, "visible": false}, "yaxis27": {"anchor": "x27", "domain": [0, 0.375], "matches": "y15", "showticklabels": false, "visible": false}, "yaxis28": {"anchor": "x28", "domain": [0, 0.375], "matches": "y15", "showticklabels": false, "visible": false}, "yaxis3": {"anchor": "x3", "domain": [0.625, 1], "matches": "y", "showticklabels": false, "visible": false}, "yaxis4": {"anchor": "x4", "domain": [0.625, 1], "matches": "y", "showticklabels": false, "visible": false}, "yaxis5": {"anchor": "x5", "domain": [0.625, 1], "matches": "y", "showticklabels": false, "visible": false}, "yaxis6": {"anchor": "x6", "domain": [0.625, 1], "matches": "y", "showticklabels": false, "visible": false}, "yaxis7": {"anchor": "x7", "domain": [0.625, 1], "matches": "y", "showticklabels": false, "visible": false}, "yaxis8": {"anchor": "x8", "domain": [0.625, 1], "matches": "y", "showticklabels": false, "visible": false}, "yaxis9": {"anchor": "x9", "domain": [0.625, 1], "matches": "y", "showticklabels": false, "visible": false}}}
